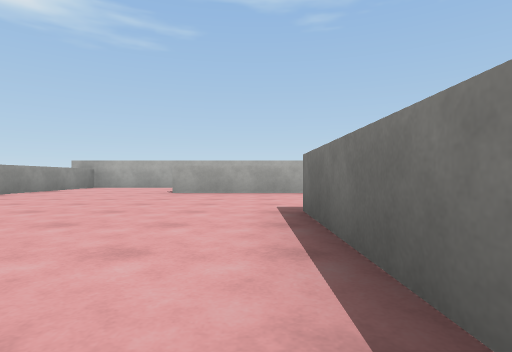
view 1 (above)

18 first-person views from a walk through a 3-D level made in the Unity game engine. The camera is 0.34 m above the floor, looks level and sees 80° across. The floor is counted in squares, 1 m on a side. Each view is taken from the middle of a square. On the plan, view 1 faces up. The plan holds only what a view shows up to about 9 squares ahead; the rest is blank. The player is left out. Surface patterns are stand-ins for the level's own textures.

view 2
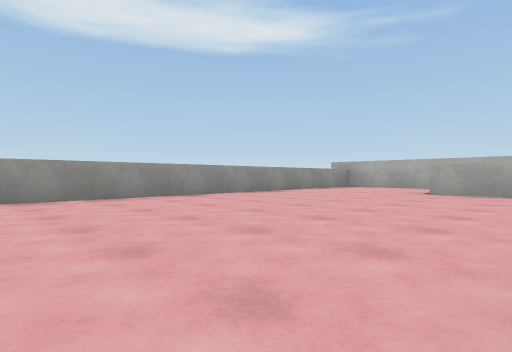

view 3
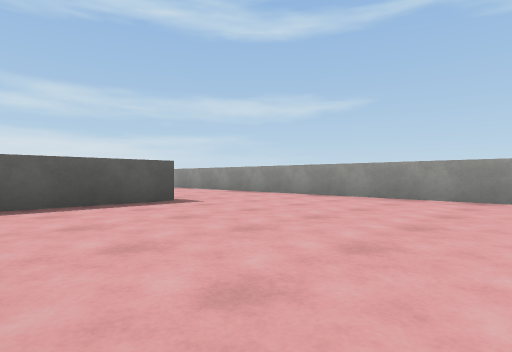

view 4
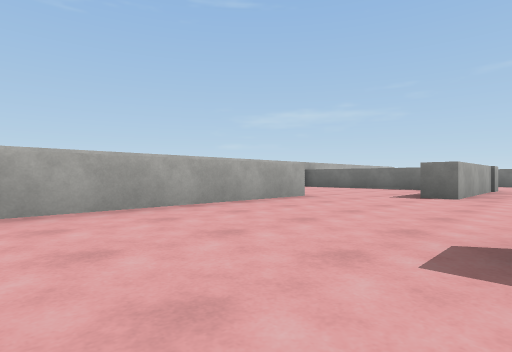

view 5
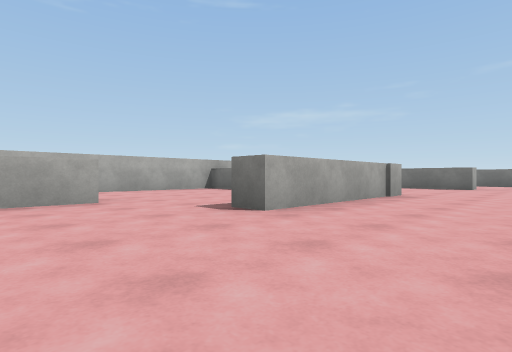

view 6
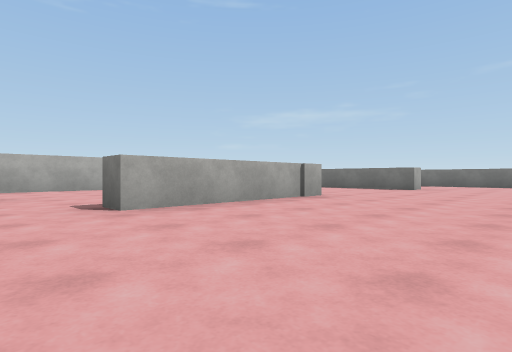

view 7
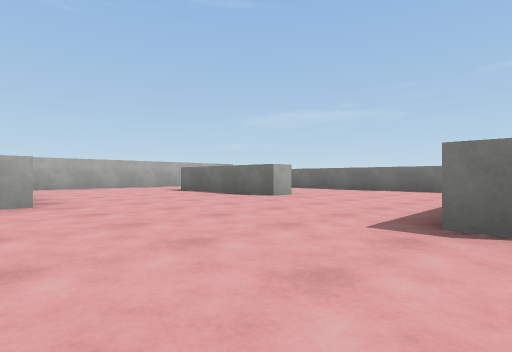

view 8
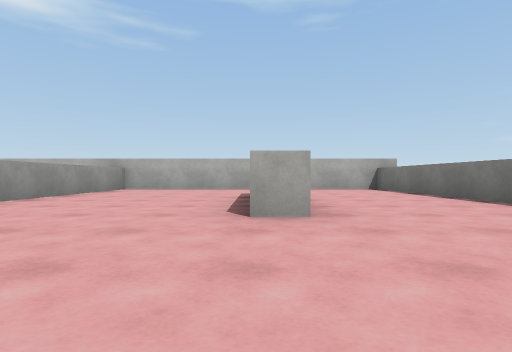

view 9
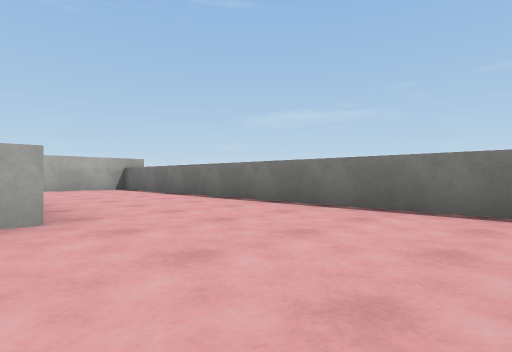

view 10
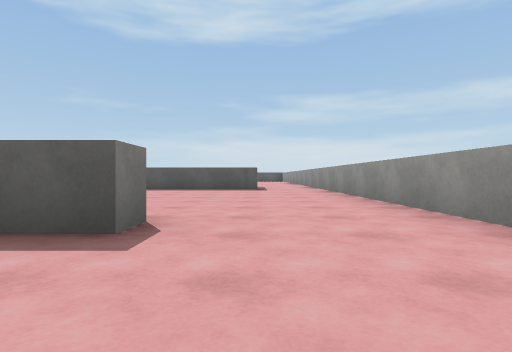

view 11
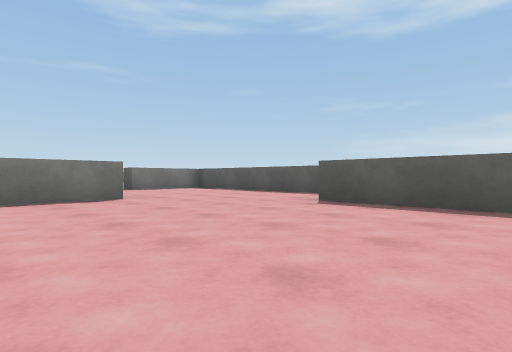

view 12
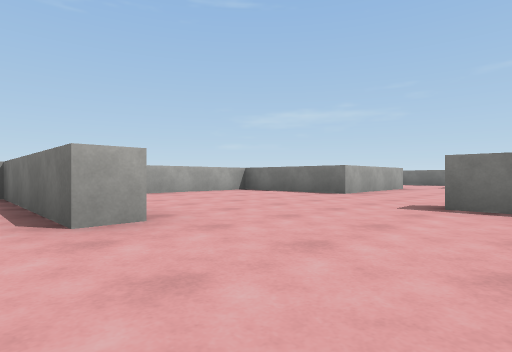

view 13
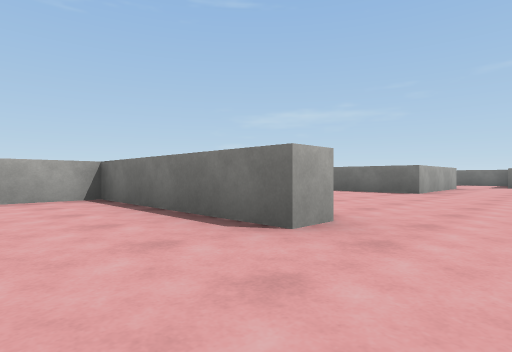

view 14
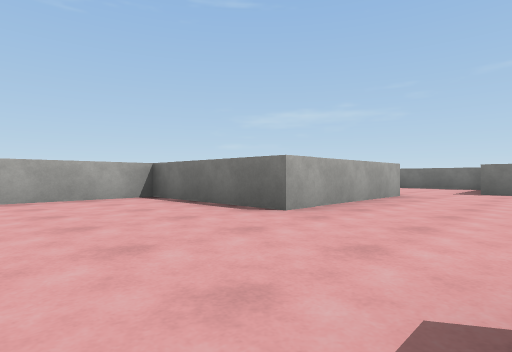

view 15
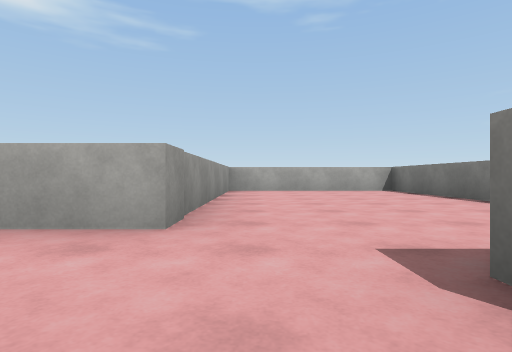

view 16
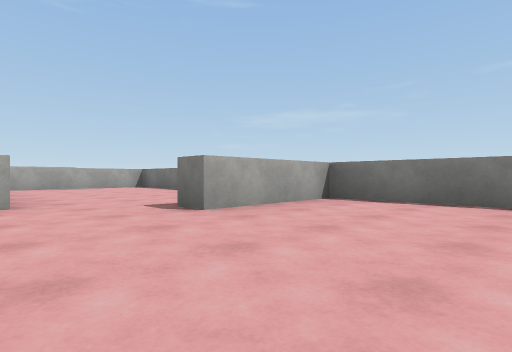

view 17
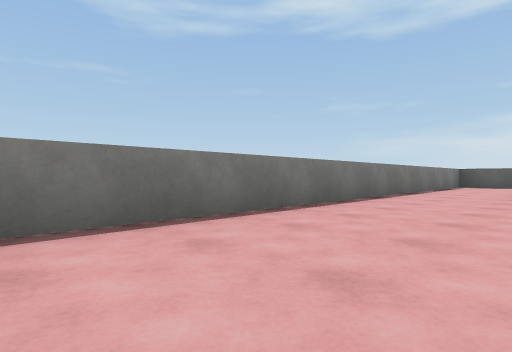

view 18
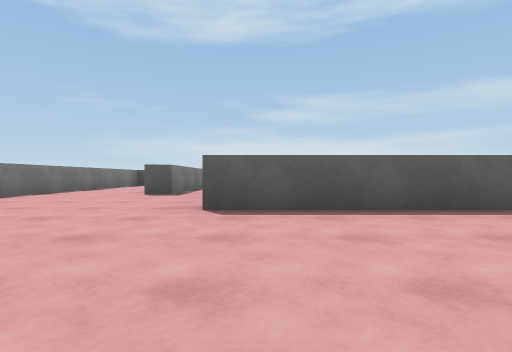

### Floor plan
Ten units are one square. View 1 is at (0, 0); x grows to the right and y downward. Boxes are objects, and circles mark ways between rooms. Rooms are numbered by the first view taken in them; rooms with no view inside come last. Other rooms are left out.
<svg viewBox="-52 -94 198 276">
<path fill="none" stroke="#000" d="M34 -61 -17 -61M76 -40 42 -40 42 -46M71 -54 71 -89 36 -89M5 -5 5 -29M92 -1 92 -6M115 -35 110 -35 110 -66M-22 24 -22 18 -2 18M-24 -89 -47 -89 -47 25M109 -89 76 -89 76 -50M141 -12 141 -89 124 -89M31 58 25 58 25 23 14 23M14 92 55 91 55 72 61 72M-31 76 4 76M-47 25 -47 74M73 51 73 23 46 23M116 127 121 127M74 101 106 101M104 51 73 51M129 177 141 177 141 65 118 65 118 59M141 56 141 0 104 0 104 51"/>
<circle cx="-35" cy="20" r="3" fill="#2a7"/>
<circle cx="75" cy="65" r="3" fill="#2a7"/>
<circle cx="110" cy="50" r="3" fill="#2a7"/>
<text x="40" y="-30">1</text>
<text x="10" y="50">2</text>
<text x="110" y="90">3</text>
<text x="120" y="30">4</text>
</svg>
Room 1 opens to room 2. Room 2 opens to room 3. Room 3 opens to room 4.

Where each view was taken, in squares from view 1:
view 1: 0 up, 0 right, facing up
view 2: 0 up, 0 right, facing up-left
view 3: 2 up, 0 right, facing down-left
view 4: 3 up, 1 left, facing up-right
view 5: 2 up, 2 right, facing up-right
view 6: 1 up, 3 right, facing up-right
view 7: 0 up, 7 right, facing up-right
view 8: 1 up, 11 right, facing up
view 9: 1 up, 11 right, facing up-right
view 10: 0 up, 3 left, facing down
view 11: 4 down, 2 left, facing down-right
view 12: 8 down, 2 right, facing up-right
view 13: 7 down, 1 right, facing up-right
view 14: 7 down, 5 right, facing up-right
view 15: 7 down, 11 right, facing up
view 16: 9 down, 10 right, facing up-right
view 17: 7 down, 12 right, facing down-right
view 18: 7 down, 10 right, facing down
